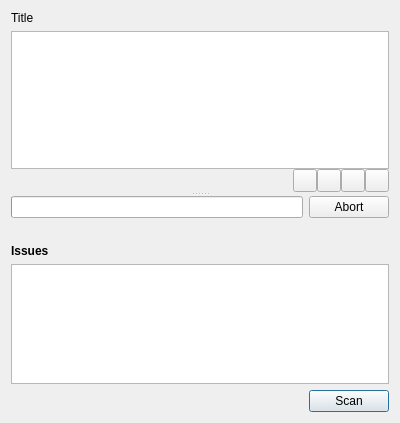
<?xml version="1.0" encoding="UTF-8"?>
<ui version="4.0">
 <class>ScanWidget</class>
 <widget class="QWidget" name="ScanWidget">
  <property name="geometry">
   <rect>
    <x>0</x>
    <y>0</y>
    <width>400</width>
    <height>423</height>
   </rect>
  </property>
  <property name="windowTitle">
   <string>Form</string>
  </property>
  <layout class="QVBoxLayout" name="verticalLayout_3">
   <item>
    <widget class="QLabel" name="title">
     <property name="text">
      <string notr="true">Title</string>
     </property>
    </widget>
   </item>
   <item>
    <widget class="QSplitter" name="splitter">
     <property name="orientation">
      <enum>Qt::Vertical</enum>
     </property>
     <widget class="QWidget" name="">
      <layout class="QVBoxLayout" name="verticalLayout">
       <property name="spacing">
        <number>0</number>
       </property>
       <item>
        <widget class="QListWidget" name="scanPaths">
         <property name="toolTip">
          <string>&lt;html&gt;&lt;head/&gt;&lt;body&gt;&lt;p&gt;Drag and drop files and/or directories here to add them to the scan.&lt;/p&gt;&lt;/body&gt;&lt;/html&gt;</string>
         </property>
         <property name="selectionMode">
          <enum>QAbstractItemView::ExtendedSelection</enum>
         </property>
         <property name="textElideMode">
          <enum>Qt::ElideMiddle</enum>
         </property>
        </widget>
       </item>
       <item>
        <layout class="QHBoxLayout" name="horizontalLayout_3">
         <item>
          <spacer name="horizontalSpacer_2">
           <property name="orientation">
            <enum>Qt::Horizontal</enum>
           </property>
           <property name="sizeHint" stdset="0">
            <size>
             <width>40</width>
             <height>20</height>
            </size>
           </property>
          </spacer>
         </item>
         <item>
          <widget class="QToolButton" name="removeScanPath">
           <property name="toolTip">
            <string>&lt;html&gt;&lt;head/&gt;&lt;body&gt;&lt;p&gt;Remove the selected path from the list to scan.&lt;/p&gt;&lt;/body&gt;&lt;/html&gt;</string>
           </property>
           <property name="text">
            <string/>
           </property>
           <property name="icon">
            <iconset theme="list-remove">
             <normaloff/>
            </iconset>
           </property>
          </widget>
         </item>
         <item>
          <widget class="QToolButton" name="chooseScanFiles">
           <property name="toolTip">
            <string>&lt;html&gt;&lt;head/&gt;&lt;body&gt;&lt;p&gt;Add a file to the list of paths to scan.&lt;/p&gt;&lt;/body&gt;&lt;/html&gt;</string>
           </property>
           <property name="text">
            <string/>
           </property>
           <property name="icon">
            <iconset theme="text-plain">
             <normaloff/>
            </iconset>
           </property>
          </widget>
         </item>
         <item>
          <widget class="QToolButton" name="chooseScanDirectory">
           <property name="toolTip">
            <string>&lt;html&gt;&lt;head/&gt;&lt;body&gt;&lt;p&gt;Add a directory to the list of paths to scan.&lt;/p&gt;&lt;/body&gt;&lt;/html&gt;</string>
           </property>
           <property name="text">
            <string/>
           </property>
           <property name="icon">
            <iconset theme="folder">
             <normaloff/>
            </iconset>
           </property>
          </widget>
         </item>
         <item>
          <widget class="QToolButton" name="saveScanProfile">
           <property name="toolTip">
            <string>&lt;html&gt;&lt;head/&gt;&lt;body&gt;&lt;p&gt;Create a new scan profile with the listed paths, or update the selected profile based on your current changes.&lt;/p&gt;&lt;/body&gt;&lt;/html&gt;</string>
           </property>
           <property name="text">
            <string/>
           </property>
           <property name="icon">
            <iconset theme="document-save">
             <normaloff/>
            </iconset>
           </property>
          </widget>
         </item>
        </layout>
       </item>
      </layout>
     </widget>
     <widget class="QWidget" name="">
      <layout class="QVBoxLayout" name="verticalLayout_2">
       <item>
        <layout class="QHBoxLayout" name="horizontalLayout_2">
         <item>
          <widget class="QProgressBar" name="scanProgress"/>
         </item>
         <item>
          <widget class="QPushButton" name="abortButton">
           <property name="toolTip">
            <string>Abort the scan.</string>
           </property>
           <property name="text">
            <string>Abort</string>
           </property>
           <property name="icon">
            <iconset theme="dialog-cancel">
             <normaloff/>
            </iconset>
           </property>
          </widget>
         </item>
        </layout>
       </item>
       <item>
        <widget class="QLabel" name="scanStatus">
         <property name="text">
          <string/>
         </property>
         <property name="textInteractionFlags">
          <set>Qt::TextSelectableByKeyboard|Qt::TextSelectableByMouse</set>
         </property>
        </widget>
       </item>
       <item>
        <widget class="QLabel" name="issuesListLabel">
         <property name="styleSheet">
          <string notr="true">font-weight: bold;</string>
         </property>
         <property name="text">
          <string>Issues</string>
         </property>
        </widget>
       </item>
       <item>
        <widget class="QTreeWidget" name="issuesList">
         <property name="toolTip">
          <string>&lt;html&gt;&lt;head/&gt;&lt;body&gt;&lt;p&gt;Infections found during the last scan.&lt;/p&gt;&lt;/body&gt;&lt;/html&gt;</string>
         </property>
         <property name="textElideMode">
          <enum>Qt::ElideMiddle</enum>
         </property>
         <property name="rootIsDecorated">
          <bool>false</bool>
         </property>
         <property name="uniformRowHeights">
          <bool>true</bool>
         </property>
         <property name="itemsExpandable">
          <bool>false</bool>
         </property>
         <property name="sortingEnabled">
          <bool>true</bool>
         </property>
         <property name="columnCount">
          <number>2</number>
         </property>
         <attribute name="headerVisible">
          <bool>false</bool>
         </attribute>
         <attribute name="headerDefaultSectionSize">
          <number>200</number>
         </attribute>
         <attribute name="headerMinimumSectionSize">
          <number>50</number>
         </attribute>
         <attribute name="headerStretchLastSection">
          <bool>true</bool>
         </attribute>
         <column>
          <property name="text">
           <string notr="true">1</string>
          </property>
         </column>
         <column>
          <property name="text">
           <string notr="true">2</string>
          </property>
         </column>
        </widget>
       </item>
       <item>
        <layout class="QHBoxLayout" name="horizontalLayout">
         <item>
          <spacer name="horizontalSpacer">
           <property name="orientation">
            <enum>Qt::Horizontal</enum>
           </property>
           <property name="sizeHint" stdset="0">
            <size>
             <width>40</width>
             <height>20</height>
            </size>
           </property>
          </spacer>
         </item>
         <item>
          <widget class="QPushButton" name="scanButton">
           <property name="toolTip">
            <string>&lt;html&gt;&lt;head/&gt;&lt;body&gt;&lt;p&gt;Start scanning the listed paths.&lt;/p&gt;&lt;/body&gt;&lt;/html&gt;</string>
           </property>
           <property name="text">
            <string>Scan</string>
           </property>
           <property name="icon">
            <iconset theme="system-search">
             <normaloff/>
            </iconset>
           </property>
           <property name="autoDefault">
            <bool>true</bool>
           </property>
           <property name="default">
            <bool>true</bool>
           </property>
          </widget>
         </item>
        </layout>
       </item>
      </layout>
     </widget>
    </widget>
   </item>
  </layout>
 </widget>
 <resources/>
 <connections>
  <connection>
   <sender>scanButton</sender>
   <signal>clicked()</signal>
   <receiver>ScanWidget</receiver>
   <slot>doScan()</slot>
   <hints>
    <hint type="sourcelabel">
     <x>388</x>
     <y>411</y>
    </hint>
    <hint type="destinationlabel">
     <x>199</x>
     <y>149</y>
    </hint>
   </hints>
  </connection>
  <connection>
   <sender>abortButton</sender>
   <signal>clicked(bool)</signal>
   <receiver>ScanWidget</receiver>
   <slot>abortScan()</slot>
   <hints>
    <hint type="sourcelabel">
     <x>348</x>
     <y>160</y>
    </hint>
    <hint type="destinationlabel">
     <x>199</x>
     <y>149</y>
    </hint>
   </hints>
  </connection>
  <connection>
   <sender>removeScanPath</sender>
   <signal>clicked()</signal>
   <receiver>ScanWidget</receiver>
   <slot>removeSelectedScanPaths()</slot>
   <hints>
    <hint type="sourcelabel">
     <x>296</x>
     <y>132</y>
    </hint>
    <hint type="destinationlabel">
     <x>199</x>
     <y>211</y>
    </hint>
   </hints>
  </connection>
  <connection>
   <sender>chooseScanDirectory</sender>
   <signal>clicked()</signal>
   <receiver>ScanWidget</receiver>
   <slot>chooseScanDirectory()</slot>
   <hints>
    <hint type="sourcelabel">
     <x>356</x>
     <y>132</y>
    </hint>
    <hint type="destinationlabel">
     <x>199</x>
     <y>211</y>
    </hint>
   </hints>
  </connection>
  <connection>
   <sender>chooseScanFiles</sender>
   <signal>clicked()</signal>
   <receiver>ScanWidget</receiver>
   <slot>chooseScanFiles()</slot>
   <hints>
    <hint type="sourcelabel">
     <x>326</x>
     <y>132</y>
    </hint>
    <hint type="destinationlabel">
     <x>199</x>
     <y>211</y>
    </hint>
   </hints>
  </connection>
  <connection>
   <sender>scanPaths</sender>
   <signal>itemSelectionChanged()</signal>
   <receiver>ScanWidget</receiver>
   <slot>slotScanPathsSelectionChanged()</slot>
   <hints>
    <hint type="sourcelabel">
     <x>199</x>
     <y>91</y>
    </hint>
    <hint type="destinationlabel">
     <x>199</x>
     <y>211</y>
    </hint>
   </hints>
  </connection>
 </connections>
 <slots>
  <signal>scanButtonClicked()</signal>
  <signal>saveProfileButtonClicked()</signal>
  <slot>chooseScanDirectory()</slot>
  <slot>chooseScanFiles()</slot>
  <slot>doScan()</slot>
  <slot>abortScan()</slot>
  <slot>removeSelectedScanPaths()</slot>
  <slot>scanProfileChanged()</slot>
  <slot>removeCurrentScanProfile()</slot>
  <slot>slotScanPathsSelectionChanged()</slot>
 </slots>
</ui>
